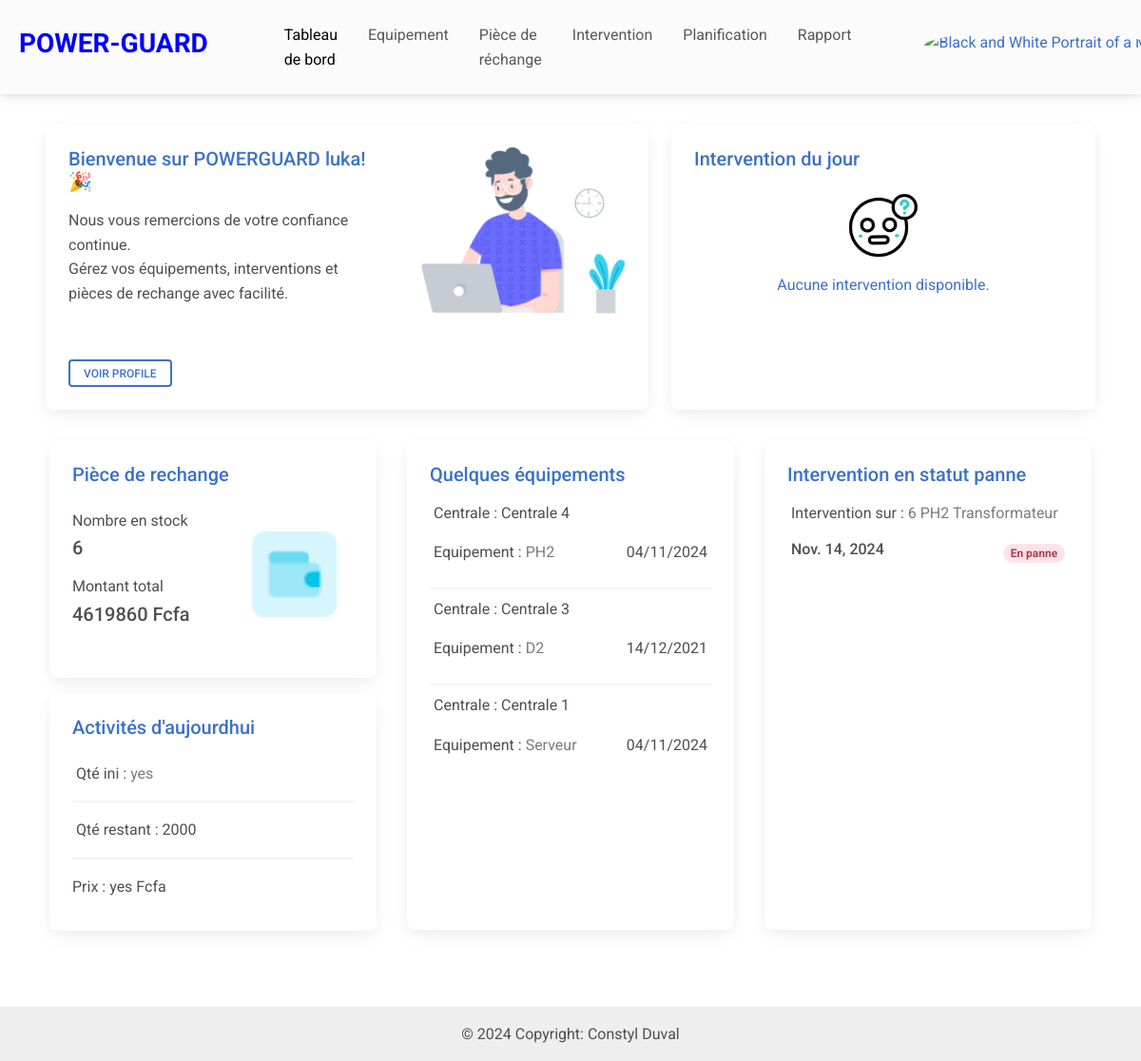
/accueil/ (signed in), run on an earlier commit of the app's database.
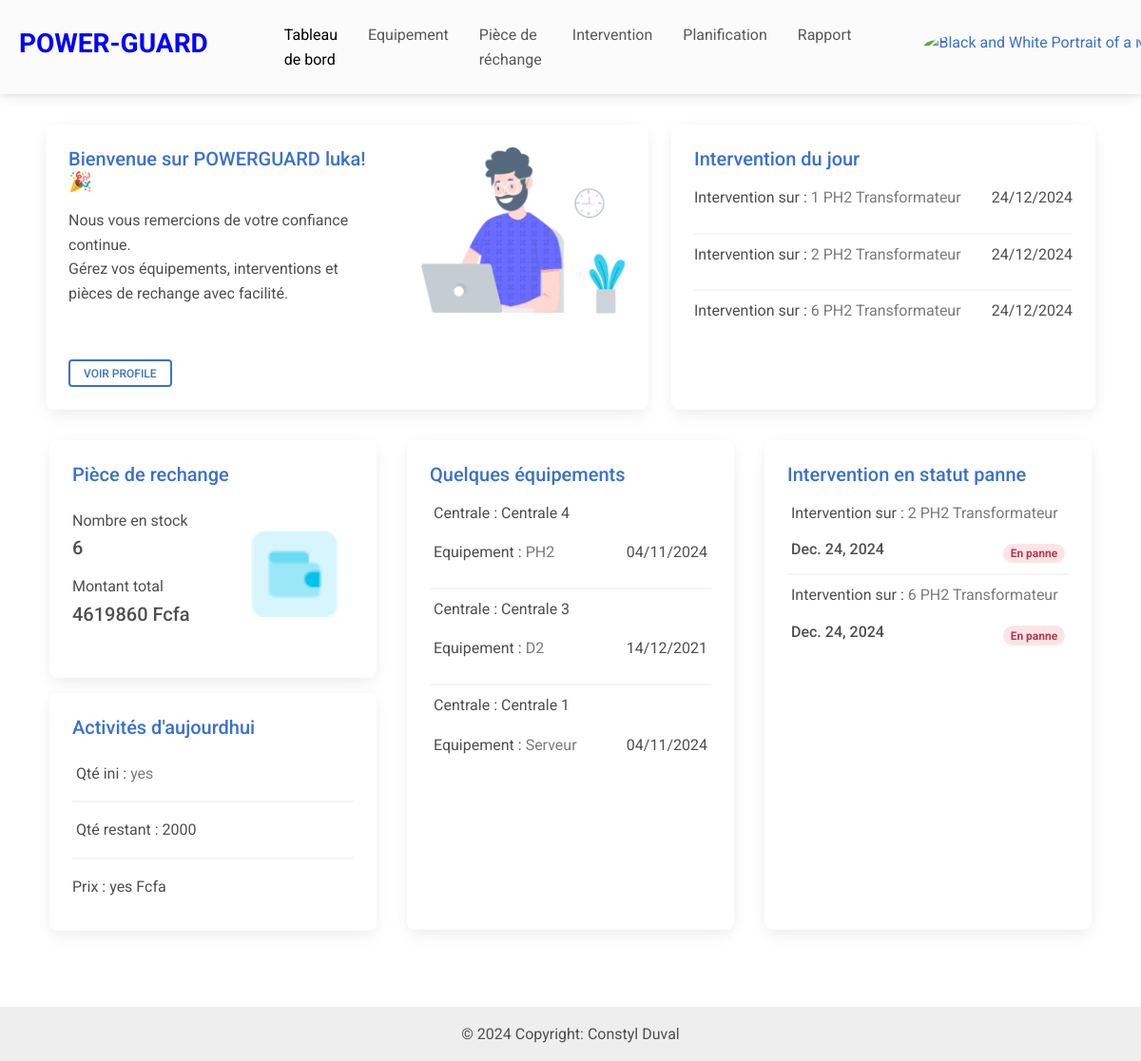
And on a later commit of the database.
### eneo_pages/models.py (models this page shows)
class Equipement(models.Model):
    TYPE_EQUIPE = [
        ("Disjoncteur", "Disjoncteur",),
        ("Transformateur", "Transformateur"),
    ]
    centrale = models.ForeignKey(Centrale, on_delete=models.CASCADE)
    nom = models.CharField(max_length=100)
    type_equipement = models.CharField(max_length=100, choices=TYPE_EQUIPE)
    modèle = models.CharField(max_length=100)
    marque = models.CharField(max_length=100)
    puissance = models.FloatField()
    fréquence = models.FloatField()
    date_installation = models.DateField()
    fonction = models.CharField(max_length=100, blank=True, null=True)
    emplacement_couplage = models.CharField(max_length=100, blank=True, null=True)
    regleur_en_chargeur = models.CharField(max_length=100, blank=True, null=True)
    mode_de_fonctionnement = models.CharField(max_length=100, blank=True, null=True)
    technique_de_coupure = models.CharField(max_length=100, blank=True, null=True)
    pouvoir_de_coupure = models.CharField(max_length=100, blank=True, null=True)
    pression_gaz_nombre_de_pôle  = models.CharField(max_length=100, blank=True, null=True)
    courant_nominal_en_service_continu = models.CharField(max_length=100, blank=True, null=True)
    numero_service = models.CharField(max_length=100, blank=True, null=True)
    tension_assigne = models.CharField(max_length=100, blank=True, null=True)
    pouvoir_de_coupure_nominal_court_circuit = models.CharField(max_length=100, blank=True, null=True)
    pouvoir_de_fermeture_nominal_court_circuit  = models.CharField(max_length=100, blank=True, null=True)
    date_création=models.DateTimeField(auto_now_add=True)
    date_modification=models.DateTimeField(auto_now=True)
    def __str__(self):
        return "{} {}".format(self.nom, self.type_equipement)

class Centrale(models.Model):
    nom=models.CharField(max_length=100)
    localisation = models.CharField(max_length=100)
    état = models.CharField(max_length=100)
    date_création=models.DateTimeField(auto_now_add=True)
    date_modification=models.DateTimeField(auto_now=True)
    def __str__(self):
        return self.nom

class Intervention(models.Model):
    STATUS = [
        ("En panne", "En panne"),
        ("Encours", "Encours de dépannage"),
        ("Rétablir", "Rétablir"),
    ]
    equipement = models.ForeignKey(Equipement, on_delete=models.CASCADE)
    date_intervention=models.DateField()
    date_defaillance=models.DateField()
    description = models.TextField(blank=True, null=True)
    tache_maintenance = models.TextField(blank=True, null=True)
    responsable = models.CharField(max_length=100, blank=True, null=True)
    status = models.CharField(max_length=100, choices=STATUS)
    coût = models.IntegerField()
    date_création=models.DateTimeField(auto_now_add=True)
    date_modification=models.DateTimeField(auto_now=True)
    def __str__(self):
        return "{} {}".format(self.id, self.equipement)

### eneo_pages/views.py (the view)
# urls.py: 2. Add a URL to urlpatterns:  path('', views.home, name='home')
@login_required
def home(request):
    User = get_user_model()  # Get the custom user model
    user = request.user  # Get the currently logged-in user
    today = timezone.now().date()
    if user.section == 'DISJONCTEUR':
        intervention_date = Intervention.objects.filter(equipement__type_equipement='Disjoncteur', date_intervention=today)
    elif user.section == 'TRANSFORMATEUR':
        intervention_date = Intervention.objects.filter(equipement__type_equipement='Transformateur', date_intervention=today)
    else:
        intervention_date = Intervention.objects.filter(date_intervention=today)
    if user.section == 'DISJONCTEUR':
        intervention_status = Intervention.objects.filter(equipement__type_equipement='Disjoncteur', status='En panne')
    elif user.section == 'TRANSFORMATEUR':
        intervention_status = Intervention.objects.filter(equipement__type_equipement='Transformateur', status='En panne')
    else:
        intervention_status = Intervention.objects.filter(status='En panne')
    pieces = Pièce.objects.all()  # Récupérer toutes les pièces
    total_pieces = pieces.count()  # Compter le nombre total de pièces
    total_montant = sum((piece.prix_unitaire * piece.quantité_disponible) for piece in pieces)  # Calculer le montant total des pièces Rubrique piece
    if user.section == 'DISJONCTEUR':
        liste_equipement = Equipement.objects.filter(type_equipement='Disjoncteur')
    elif user.section == 'TRANSFORMATEUR':
        liste_equipement = Equipement.objects.filter(type_equipement='Transformateur')
    else:
        liste_equipement = Equipement.objects.all()
    context = {
        "liste_equipement" : liste_equipement,
        "liste_intervention_date" : intervention_date,
        "liste_intervention_status" : intervention_status,
        "total_pieces": total_pieces,
        "total_montant": total_montant,
    }
    return render(request, "pages/home.html", context)

### eneo_pages/templates/pages/home.html (shortened to what the changed rows need)
{% extends "../base/base.html" %}
{% load static %}
{% block body %}
<div class="mt-3 mb-5 px-5 py-3">
  <div class="row">
    <div class="col-lg-5 col-md-12 mb-3">
      <div class="card h-100">
        <a href="" hx-get="" hx-target="#dialog" hx-swap="innerHTML" data-mdb-toggle="modal">
          <div class="card-body">
            <ul class="list-group list-group-small list-group-light">
              {% if liste_intervention_date %}
                {% for intervention in liste_intervention_date|slice:":3" %}
                <li class="list-group-item">
                  <div class="d-flex justify-content-between align-items-center">
                    <p>Intervention sur :<span class='text-muted'> {{intervention}}</span></p>
                    <p>{{intervention.date_intervention|date:"d/m/Y"}}</p>
                  </div>
                </li>
                {% endfor %}
                {% else %}
                <div class="text-center">
                  <img src="{% static 'img/empty.gif' %}" alt="" style="height: 100px; width: 100px;" srcset="">
                  <p colspan="9">Aucune intervention disponible.</p>
                </div>
              {% endif %}
            </ul>
          </div>
        </a>
      </div>
    </div>
  </div>
  <div class="row">
    <div class="col-12 col-md-6 col-lg-4 col-xl-4 py-3 px-3">
      <div class="card" style="height: 515px;">
        <a href="" hx-get="" hx-target="#dialog" hx-swap="innerHTML" data-mdb-toggle="modal">
          <div class="card-body">
            <ul class="list-group list-group-small list-group-light">
              {% if liste_equipement %}
                {% for equipement in liste_equipement|slice:":5" %}
                <li class="list-group-item px-1">
                  <p>Centrale : {{equipement.centrale}}</p>
                  <div class="d-flex justify-content-between align-items-center">
                    <p>Equipement :<span class='text-muted'> {{equipement.nom}}</span></p>
                    <p>{{equipement.date_installation|date:"d/m/Y"}}</p>
                  </div>
                </li>
                {% endfor %}
                {% else %}
                <div class="text-center">
                  <img src="{% static 'img/empty.gif' %}" alt="" style="height: 100px; width: 100px;" srcset="">
                  <p colspan="9">Aucun equipement disponible.</p>
                </div>
              {% endif %}
            </ul>
          </div>
        </a>
      </div>
    </div>
    <div class="col-12 col-md-6 col-lg-4 col-xl-4 py-3 px-3">
      <div class="card" style="height: 515px;">
        <a href="" hx-get="" hx-target="#dialog" hx-swap="innerHTML" data-mdb-toggle="modal">
          <div class="card-body">
            <ul class="list-group list-group-small list-group-light">
              {% if liste_intervention_status %}
                {% for intervention in liste_intervention_status|slice:":5" %}
                <li class="list-group-item px-1">
                  <p>Intervention sur :<span class='text-muted'> {{intervention}}</span></p>
                  <div class="d-flex justify-content-between align-items-center">
                    <h6>{{intervention.date_intervention}}</h6>
                    <span class="badge rounded-pill {% if intervention.status == 'Encours' %}badge-warning{% elif intervention.status == 'Rétablir' %}badge-success{% elif intervention.status == 'En panne' %}badge-danger{% else %}badge-secondary{% endif %}">{{intervention.status}}</span>
                  </div>
                </li>
                {% endfor %}
                {% else %}
                <div class="text-center">
                  <img src="{% static 'img/empty.gif' %}" alt="" style="height: 100px; width: 100px;" srcset="">
                  <p colspan="9">Aucune intervention en panne.</p>
                </div>
              {% endif %}
            </ul>
          </div>
        </a>
      </div>
    </div>
  </div>
</div>
{% endblock %}

What changed in the data, as far as the page shows it:
now on this page (row edited): Intervention: id+equipement "1 PH2 Transformateur", date_intervention "24/12/2024", shown under "Intervention du jour"
now on this page (row edited): Intervention: id+equipement "2 PH2 Transformateur", date_intervention "24/12/2024", date_intervention "Dec. 24, 2024", status "En panne"
now on one of the page's lists (row edited): Intervention: id+equipement "6 PH2 Transformateur", date_intervention "24/12/2024"
changed Intervention "6 PH2 Transformateur": date_intervention "Nov. 14, 2024" → "Dec. 24, 2024"
Also different on the page:
text no longer shown: "Aucune intervention disponible."
